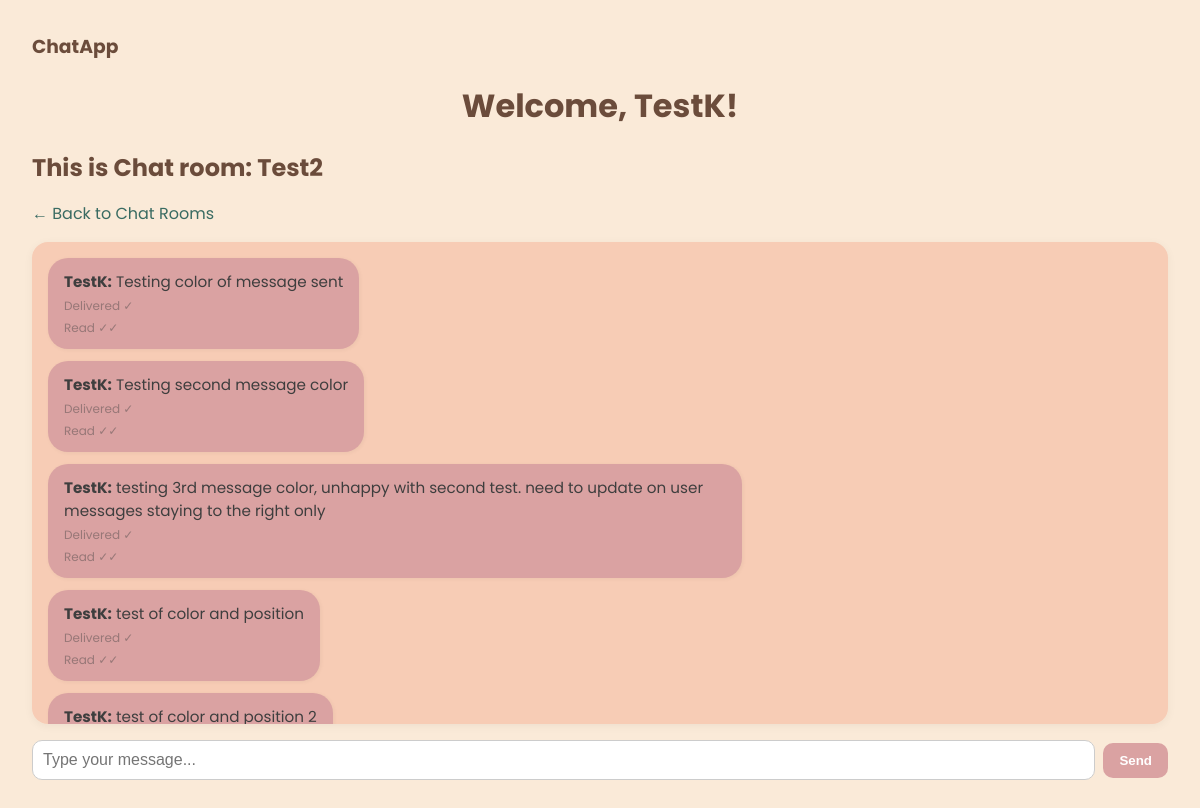
The app's page /chat/Test2/ (signed in) with its own data.
### chatapp/models.py (models this page shows, shortened)
class ChatRoom(models.Model):
    name = models.CharField(max_length=255, unique=True)
    participants = models.ManyToManyField(User, related_name='chat_rooms')
    created_at = models.DateTimeField(auto_now_add=True)

class Message(models.Model):
    chat_room = models.ForeignKey(ChatRoom, on_delete=models.CASCADE, related_name='messages')
    sender = models.ForeignKey(User, on_delete=models.CASCADE, related_name='sent_messages')
    content = models.TextField()
    timestamp = models.DateTimeField(auto_now_add=True)
    is_delivered = models.BooleanField(default=False)
    is_read = models.BooleanField(default=False)
    class Meta:
        ordering = ['timestamp']

### chatapp/views.py (the view)
# urls.py: path('<str:room_name>/', views.chat_room_detail, name='chat_room_detail'),
@login_required
def chat_room_detail(request, room_name):
    chat_room = get_object_or_404(ChatRoom, name=room_name)
    if request.user not in chat_room.participants.all():
        return redirect('chat_room_list') # Redirect if user is not a participant
    messages = chat_room.messages.all()
    messages.filter(is_delivered=False).update(is_delivered=True)
    return render(request, 'chatapp/chat_room_detail.html', {'chat_room': chat_room, 'messages': messages})

### chatapp/templates/chatapp/chat_room_detail.html (shortened to what this page needs)
<!DOCTYPE html>
<html>
  <head>
    {% load static %}
    <link rel="stylesheet" href="{% static 'chatapp/style.css' %}" />
  </head>
  <body>
    <h3>ChatApp</h3>
    <h1>Welcome, {{ user.username }}!</h1>
    <h2>This is Chat room: {{ chat_room.name }}</h2>
    <p><a href="{% url 'chat_room_list' %}">← Back to Chat Rooms</a></p>
    <div id="messages">
      {% for message in messages %}
      <div
        class="message {% if message.sender == request.user %}outgoing{% else %}incoming{% endif %}"
        id="message-{{ message.id }}"
      >
        <strong>{{ message.sender.username }}:</strong> {{ message.content }}
        <br />
        <small class="delivered">
          {% if message.is_delivered %}Delivered &#10003;{% else %}Pending...{% endif %}
        </small>
        <small class="read">
          {% if message.is_read %}Read &#10003;&#10003;{% endif %}
        </small>
      </div>
      {% endfor %}
    </div>
    <form id="message-form">
      <input
        type="text"
        id="message-content"
        placeholder="Type your message..."
      />
      <button type="submit">Send</button>
    </form>
  </body>
</html>

### chatapp/static/chatapp/style.css (style rules this page uses)
body { background-color: #faead8; font-family: 'Poppins', sans-serif; color: #3e3e3e; margin: 2rem; }
h1 { color: #6b4c3b; margin-bottom: 0.5rem; text-align: center; }
h2, h3 { color: #6b4c3b; margin-bottom: 0.5rem; }
a { color: #396b62; text-decoration: none; }
#messages { display: flex; flex-direction: column; gap: 12px; background-color: #f7ccb5; padding: 1rem; border-radius: 16px; box-shadow: 0 2px 10px rgba(0, 0, 0, 0.05); max-height: 450px; overflow-y: auto; margin-bottom: 1rem; }
.message { max-width: 60%; padding: 12px 16px; border-radius: 20px; position: relative; word-wrap: break-word; box-shadow: 1px 1px 4px rgba(0, 0, 0, 0.05); font-size: 0.95rem; }
.outgoing { background-color: #daa2a2; text-align: left; align-items: self-end; margin-right: auto; }
.delivered, .read { font-size: 0.75rem; color: #977777; display: block; margin-top: 4px; }
form { display: flex; gap: 0.5rem; align-items: center; }
input[type="text"], input[type="password"] { flex-grow: 1; padding: 10px; border: 1px solid #ccc; border-radius: 10px; font-size: 1rem; background-color: #fff; }
button { background-color: #daa2a2; color: white; border: none; border-radius: 10px; padding: 10px 16px; cursor: pointer; font-weight: bold; transition: background-color 0.3s; }

### records on screen
ChatRoom: name "Test2"
Message: sender.username "TestK", content "Testing color of message sent", is_delivered "Delivered ✓", is_read "Read ✓✓"
Message: sender.username "TestK", content "Testing second message color", is_delivered "Delivered ✓", is_read "Read ✓✓"
Message: sender.username "TestK", content "testing 3rd message color, unhappy with second test. need to update on user messages staying to the right only", is_delivered "Delivered ✓", is_read "Read ✓✓"
Message: sender.username "TestK", content "test of color and position", is_delivered "Delivered ✓", is_read "Read ✓✓"
Message: sender.username "TestK", content "test of color and position 2"

### other values on screen
{{ user.username }} "TestK"
